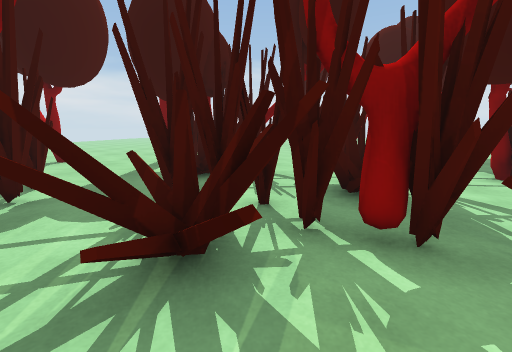
view 1 (above)

22 first-person views from a walk through a scene from a Unity 3-D project. The camera is 1.2 m above the floor, tilts 10° down and sees 90° across. The floor is counted in squares, 1 m on a side. Each view is taken from the middle of a square. On the plan, view 1 faces up. The plan holds only what a view shows up to about 12 squares ahead; the rest is blank. The place goes on beyond the plan. The player character is not drawn. Door leaves are left out, so doorways stand open. Some surface patterns are stand-ins.

view 2
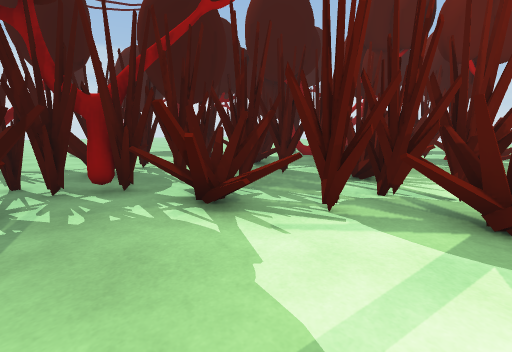

view 3
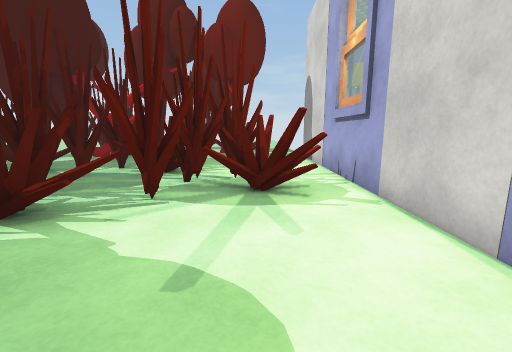

view 4
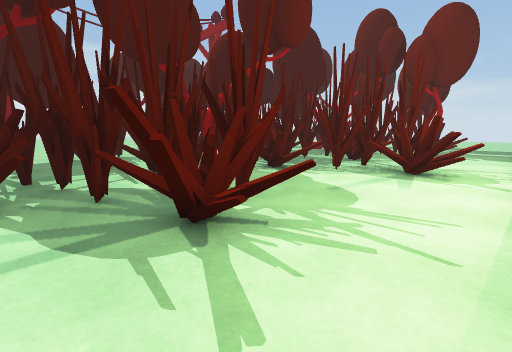

view 5
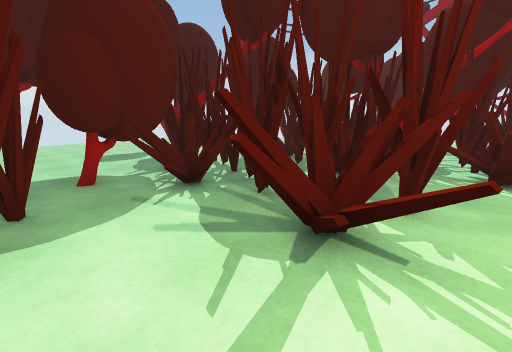

view 6
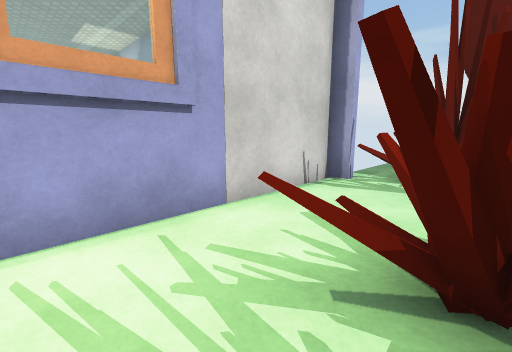

view 7
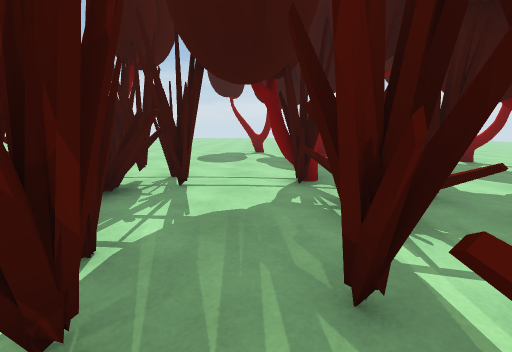

view 8
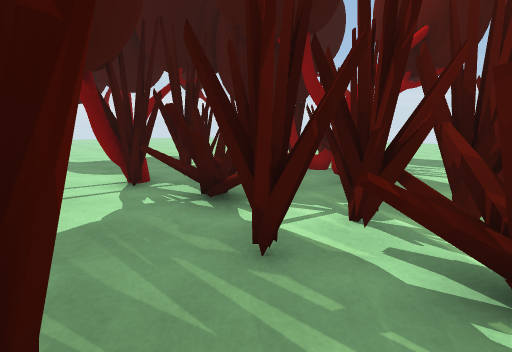

view 9
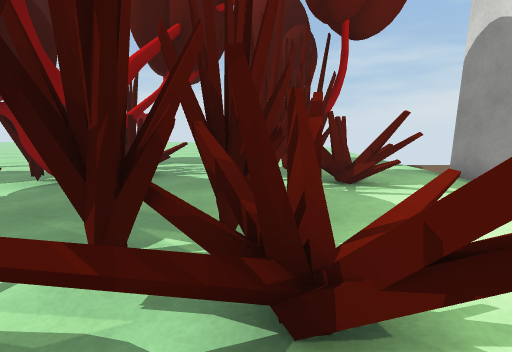

view 10
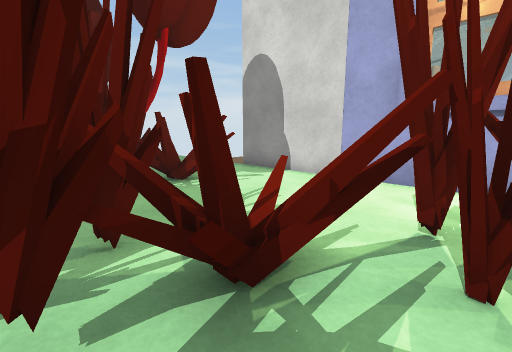

view 11
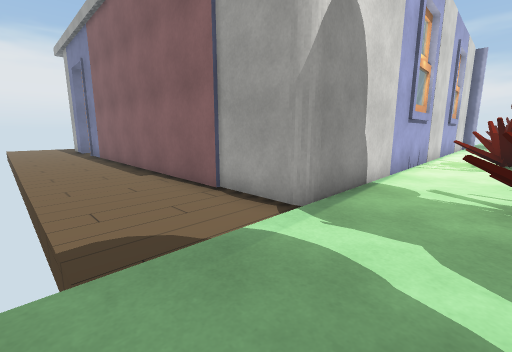

view 12
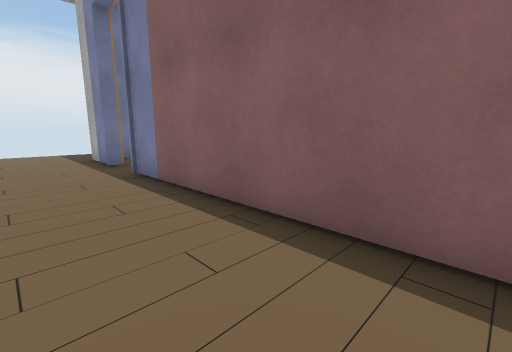

view 13
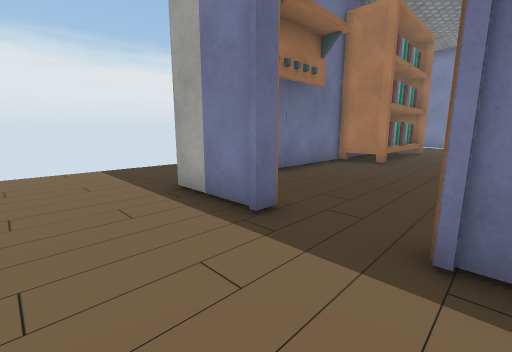

view 14
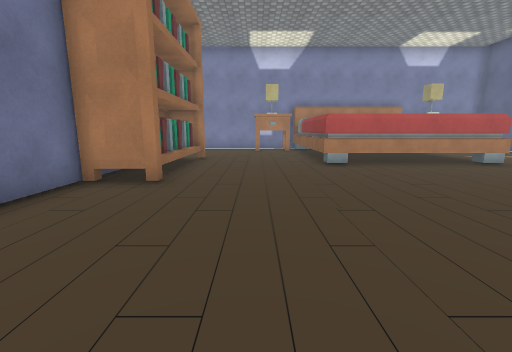

view 15
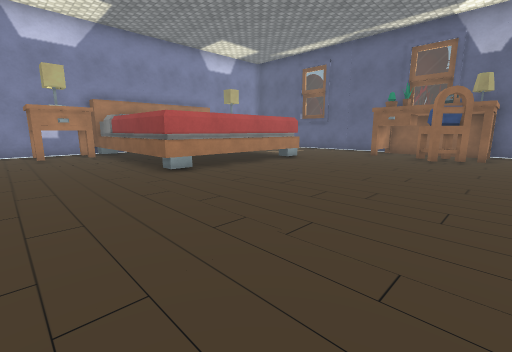

view 16
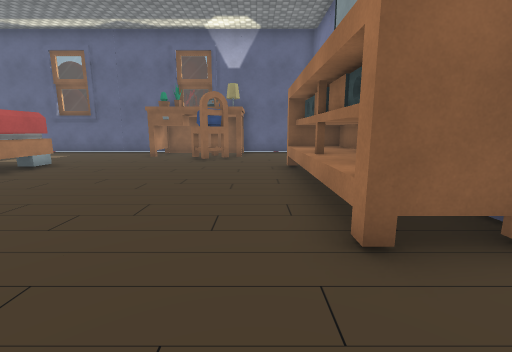

view 17
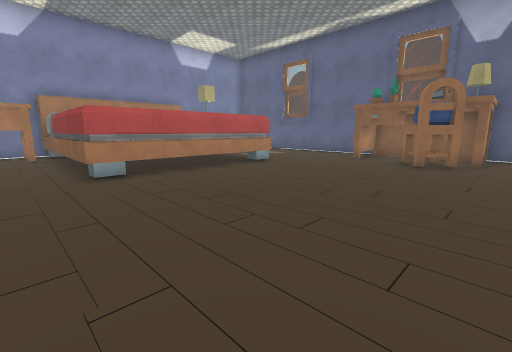

view 18
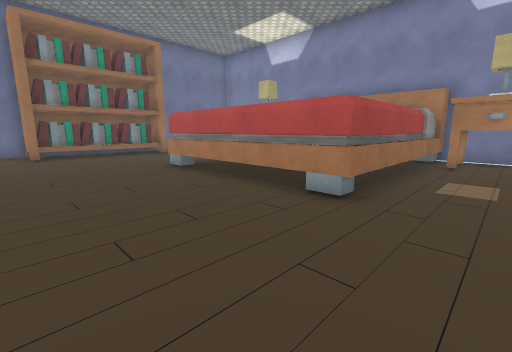

view 19
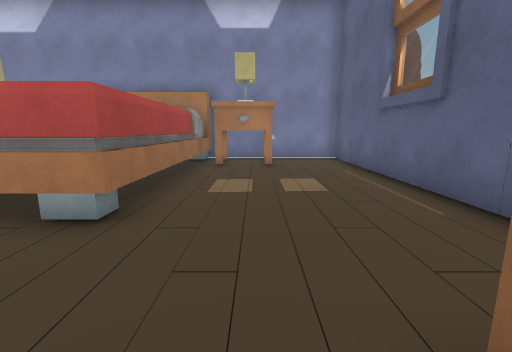

view 20
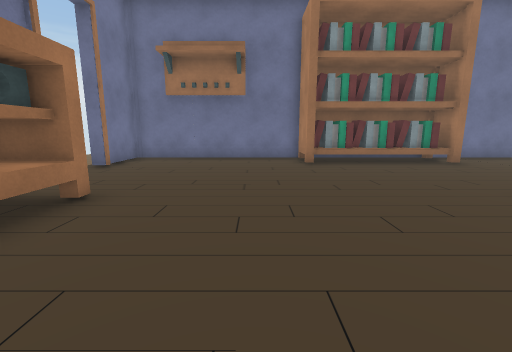

view 21
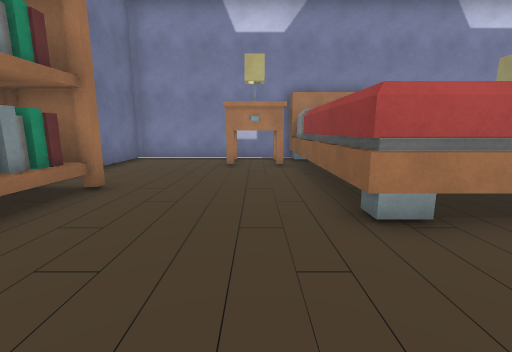

view 22
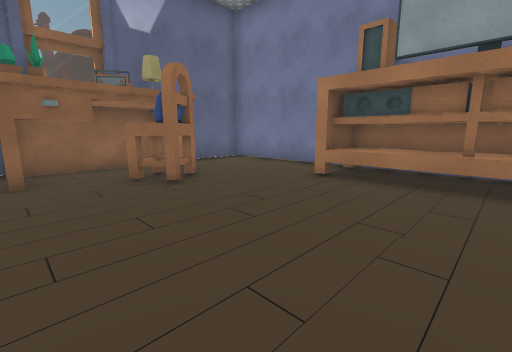

### Floor plan
Key: @ floor where view 1 was taken; # wall or solid block; . main floor; : floor 0.25 m higher than the main floor; D open door; = window, fence, low wall or low ledge; T tree; H thing the floor can be seen under or through; E desk; B bookshelf; C chair; P pillow; S speaker; O other object.
Columns run from 12 left of view 1 to 16 right of it. Each row starts with its distance up from view 1.
 11      :::#    :::::: T:    :::
 10     T:::::   :::::::::  TT:::
  9      T::::##T::::::::   ::T:
  8      ::::::##::::::::  ::::
  7 ::::::::::=:#HHH::TT:  :::
  6 :::::: #:::::HHHHT### :#:
  5  :::::###::HH:HHH:###::###  T
  4  :::::TT#::HH::::::##::TT##:T
  3   T:: T###:HHTHH::::::T:T::::
  2  TT:: TT##:::HHHH:HH:::::::::
  1   T::TT#:#::::HHH:HH#:::::
  0     :TT::###@:::::H:#:##
 -1      ##::###:::HHH::::###TT
 -2       #:::##::::HHH::::##T
 -3       #:::::::::#:#::::::::::
 -4     :::::::::::::::::::::::::
 -5     ::#:::###::::###:::::::::
 -6       ##########EEEEE####...
 -7       #.........EEE.E...#...
 -8       #.........EECCE...#...
 -9       #OO..........PP...#...
-10       #OO...............#...
-11       #OOOOOOOO.......OO#...
-12        O     OO.......OS#...
-13        O      O.......OSO...
-14        O      O.......SSO...
-15        O      O.......SSO...
-16        O      O.......OSO...
-17        OOOOOOOO.......OSO...
-18       #OO.O.............#...
-19       # O...............#...
-20       #OO...............D...
-21       #.................D...
-22       #.....B....B......#...
-23       #.....BBBBBB......#...
-24       #######BBBB########...
-25                         ....
-26                        .....
-27                        .....

Where each view was taken, in squares from view 1:
view 1: 0 up, 0 right, facing up
view 2: 3 down, 0 right, facing up-right
view 3: 3 down, 1 left, facing right
view 4: 5 down, 4 left, facing up-right
view 5: 5 down, 3 left, facing up
view 6: 2 down, 0 right, facing down-left
view 7: 0 up, 5 right, facing up
view 8: 0 up, 4 right, facing up-right
view 9: 0 up, 5 right, facing right
view 10: 1 up, 5 right, facing down-right
view 11: 3 down, 16 right, facing down-left
view 12: 12 down, 15 right, facing down-left
view 13: 19 down, 15 right, facing down-left
view 14: 20 down, 11 right, facing left
view 15: 21 down, 9 right, facing up-left
view 16: 20 down, 9 right, facing up
view 17: 19 down, 9 right, facing up-left
view 18: 9 down, 6 right, facing down-left
view 19: 9 down, 5 right, facing left
view 20: 13 down, 7 right, facing down
view 21: 19 down, 5 right, facing left
view 22: 15 down, 4 right, facing up-right
